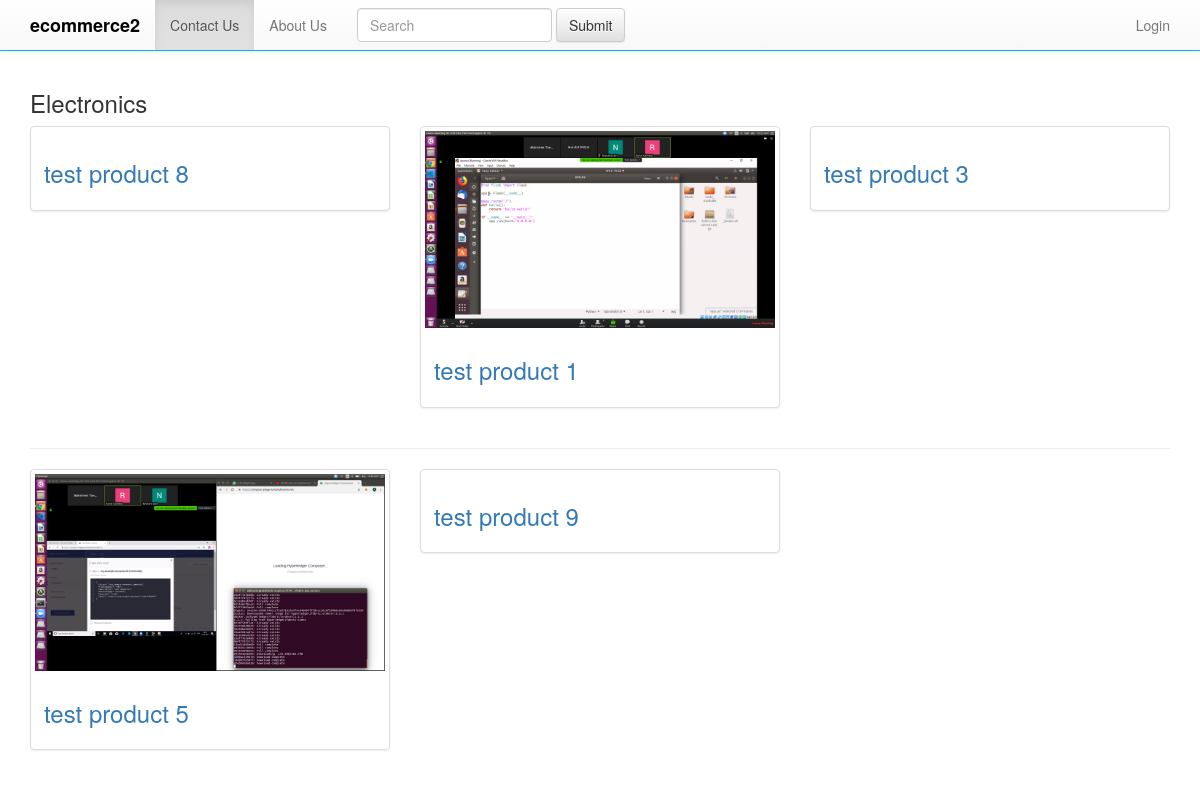
The page /categories/electronics/ on the database its author committed.
### products/models.py (models this page shows, shortened)
class Category(models.Model):
    title = models.CharField(max_length=120)
    slug = models.SlugField(unique=True)
    description = models.TextField(null=True,blank = True)
    active= models.BooleanField(default=True)
    timestamp = models.DateTimeField(auto_now_add=True,auto_now=False)
    def __str__(self):
        return self.title

class Product(models.Model):
    title = models.CharField(max_length=120)
    description = models.TextField(blank = True,null = True)
    active = models.BooleanField(default = True)
    price = models.DecimalField(decimal_places = 2,max_digits=6)
    categories = models.ManyToManyField('Category',blank=True)
    default = models.ForeignKey('Category',related_name='default_category',null=True,blank=True,on_delete=models.CASCADE)
    objects = ProductManager()
    def __str__(self):
        return self.title
    def get_image_url(self):
        print(self)
        img = self.productimage_set.first()
        if img:
            return img.image.url
        return img

class ProductImage(models.Model):
    product=models.ForeignKey(Product,on_delete=models.CASCADE)
    image = models.ImageField(upload_to=image_upload_to)

### products/views.py (the view)
# urls.py: re_path('(?P<slug>[\w-]+)/', views.CategoryDetailView.as_view() , name="category-detail"),
class CategoryDetailView(DetailView):
    model = Category
    template_name = "products/categorydetail.html"
    def get_context_data(self,*args,**kwargs):
        context = super(CategoryDetailView,self).get_context_data(*args,**kwargs)
        obj = self.get_object()
        products_set = obj.product_set.all()
        default_products = obj.default_category.all()
        products =(products_set | default_products).distinct()
        context["products"] = products
        print(products)
        return context

### products/models.py (called while the page is built)
    def get_queryset(self):
        return ProductQuerySet(self.model,using=self._db)

### products/templates/products/categorydetail.html
{% extends 'products/base.html' %}
{% block content %}
    <h3>{{ object }}</h3>
    <div class="row">
            {% for item in products %}
                <div class="col-xs-4">
                    <div class="thumbnail">
                            {% if item.get_image_url %}
                            <a href="{% url 'prod-detailclass' pk=item.id  %}">
                                <img src="{{ item.get_image_url }}" class="img-responsive" alt="" /></a>
                            {% endif %}
                        <div class="caption">
                            <h3><a href="{% url 'prod-detailclass' pk=item.id  %}">{{ item.title }}</a><br></h3>
                        </div>
                    </div>
                </div>
                {% cycle '' '' '</div><hr><div class="row">' %}
            {% endfor %}
        </div>
{% endblock %}

### products/static/products/navbar.css (style rules this page uses)
body { min-height: 1000px; }

### rows shown on the page
Category: title "Electronics"
Product: title "test product 8"
Product: get_image_url (picture), title "test product 1"
Product: title "test product 3"
Product: get_image_url (picture), title "test product 5"
Product: title "test product 9"
